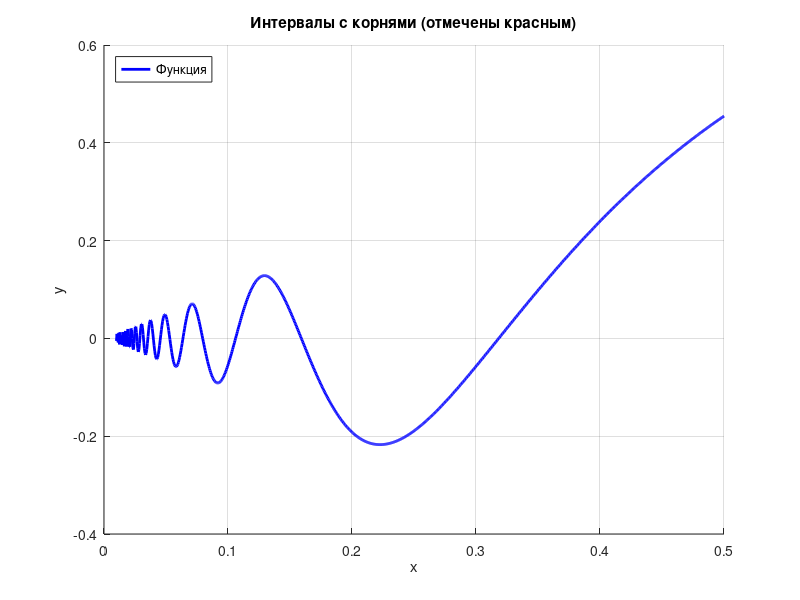

Write MATLAB code to recreate this figure. (Note: this script raises an error after producing the figure.)
f = @(x) x .* sin(1 ./x);
x = linspace(0.01, 0.5, 1000);

figure;
hold on;
grid on;
plot(x, f(x), 'b', 'LineWidth', 2);
xlabel('x');
ylabel('y');
title('Интервалы с корнями (отмечены красным)');
legend('Функция', 'Границы интервалов', 'Location', 'northwest');

h_min = 0.001
[A, B] = RootsSeparation_osc(f, 0.01, 1, 8, h_min, 1);
A
B
waitfor(gcf);
